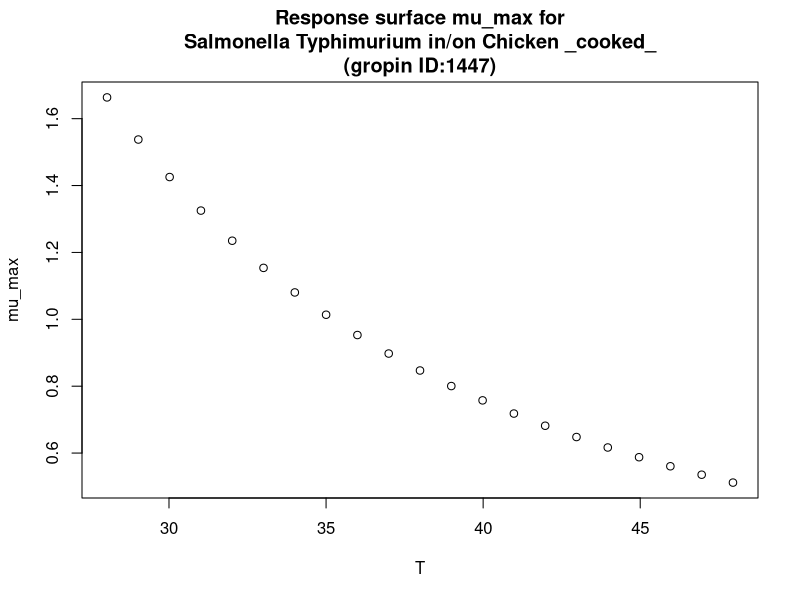

Write the R code that produced this figure.
#############################
# start of Parameter script
#############################
T <- seq(28.028,47.952047952048,length.out=21)
#############################
# end of Parameter script
#############################
############################# 
# start of Model script Gropin ID 1447 
#############################
 
# constant coefficients for this model
 
variables <- data.frame(T)
argumentsPar <- expand.grid(variables)
 
# heart of the model
response_surface <- function(T) {
   mumax <-(1/(0.0009765*(T-3.217)^2))

return(mumax=mumax)
} 

# output parameters
mumax <- cbind(argumentsPar,response_surface(argumentsPar['T']))
colnames(mumax) <- c(colnames(argumentsPar),'mumax')
#############################
# End of Model script
#############################
############################# 
# start of Visualisation script Gropin ID 1447 
#############################
plot(T,mumax$mumax,
                          xlab='T',
                          ylab='mu_max',main='Response surface mu_max for
Salmonella Typhimurium in/on Chicken _cooked_
(gropin ID:1447)')
#############################
# End of Visualisation script
#############################
